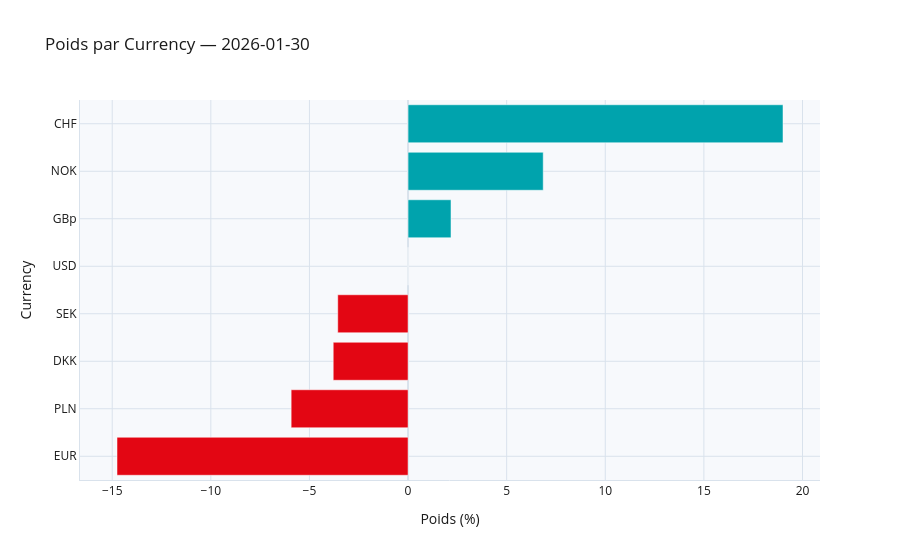

Notebook code for this chart:
### Code cell
comp_charts["Currency"].show()

### Figure 1 — Plotly figure (JSON) as saved in the notebook; plotly's stock layout.template omitted (floating-point values rounded to 4 significant figures)
{"data": [{"marker": {"color": ["#E30613", "#E30613", "#E30613", "#E30613", "#00A3AD", "#00A3AD", "#00A3AD", "#00A3AD"]}, "orientation": "h", "type": "bar", "x": [-14.76, -5.927, -3.794, -3.565, 0.0, 2.178, 6.854, 19.01], "y": ["EUR", "PLN", "DKK", "SEK", "USD", "GBp", "NOK", "CHF"]}], "layout": {"font": {"color": "#1A1A1A"}, "paper_bgcolor": "white", "plot_bgcolor": "#F7F9FC", "title": {"text": "Poids par Currency — 2026-01-30"}, "xaxis": {"gridcolor": "#D9E2EC", "linecolor": "#D9E2EC", "title": {"text": "Poids (%)"}, "zerolinecolor": "#D9E2EC"}, "yaxis": {"gridcolor": "#D9E2EC", "linecolor": "#D9E2EC", "title": {"text": "Currency"}, "zerolinecolor": "#D9E2EC"}}}
